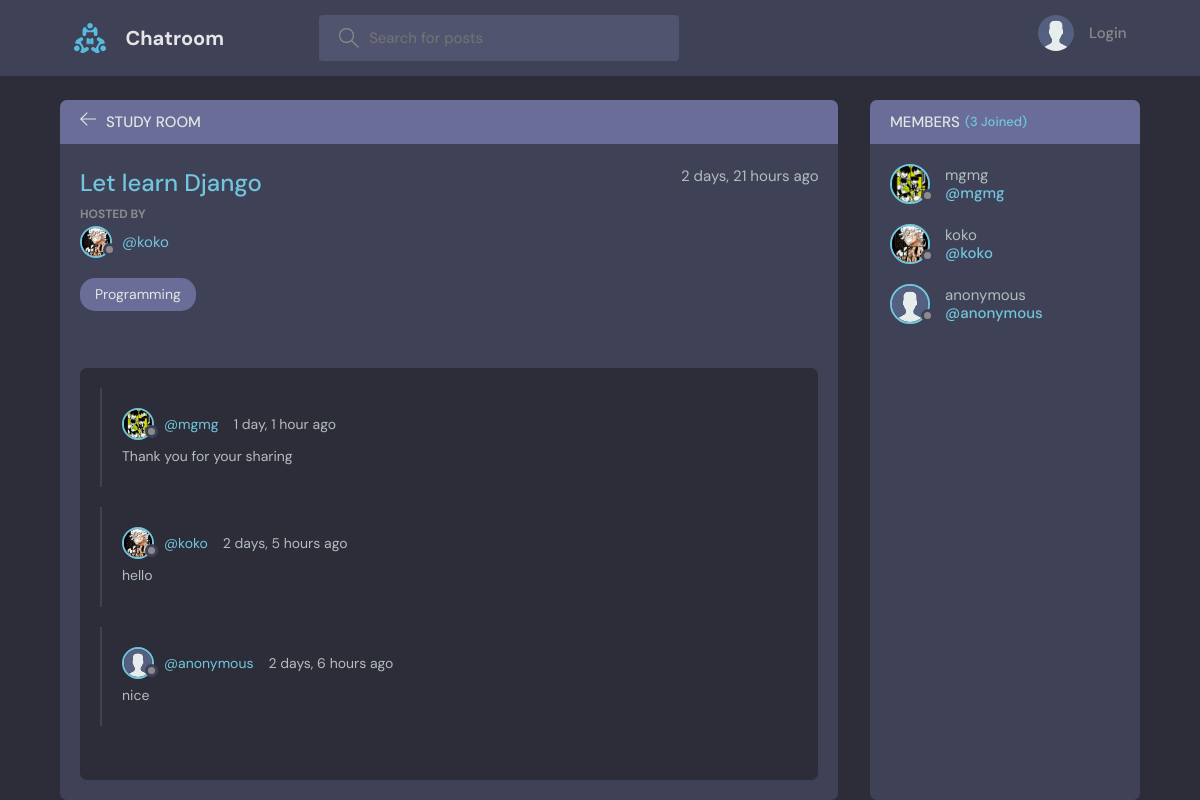
/room/1, run on the app's committed database.
### chatroom/models.py (models this page shows, shortened)
class Room(models.Model):
    host = models.ForeignKey(CustomUser, related_name='username', on_delete=models.SET_NULL, null=True)
    topic = models.ForeignKey(Topic, related_name='topicname',on_delete=models.SET_NULL, null=True)
    name = models.CharField(max_length=200)
    description = models.TextField(null=True, blank=True)
    members = models.ManyToManyField(settings.AUTH_USER_MODEL, related_name='members', blank=True)
    updated = models.DateTimeField(auto_now=True)
    created = models.DateTimeField(auto_now_add=True)
    class Meta:
        ordering = ['-updated', '-created']

class CustomUser(AbstractBaseUser, PermissionsMixin):
    email = models.EmailField(blank=True, default='', unique=True)
    name = models.CharField(max_length=250, blank=True,)
    user_bio = models.TextField(blank=True, null=True)
    user_profile = models.ImageField(upload_to="userprofile", null=True, default="userprofile/avatar.svg")
    is_active = models.BooleanField(default=True)
    is_superuser = models.BooleanField(default=True)
    is_staff = models.BooleanField(default=True)
    joined_date = models.DateTimeField(default=timezone.now)
    last_login = models.DateTimeField(blank=True, null=True)
    objects = CustomUserManager()
    USERNAME_FIELD = 'email'
    EMAIL_FIELD = 'email'
    REQUIRED_FIELDS = []
    class Meta:
        verbose_name = 'User'
        verbose_name_plural = 'Users'

class Topic(models.Model):
    name = models.CharField(max_length=300)
    def __str__(self) -> str:
        return self.name

class Message(models.Model):
    user = models.ForeignKey(CustomUser, related_name='usermessage', on_delete=models.CASCADE)
    room = models.ForeignKey(Room, related_name='roommessage', on_delete=models.CASCADE)
    comment = models.TextField()
    updated = models.DateTimeField(auto_now=True)
    created = models.DateTimeField(auto_now_add=True)
    class Meta:
        ordering = ['-updated', '-created']

### chatroom/views.py (the view, shortened to what this page needs)
# urls.py: path('room/<int:id>', views.RoomPage, name = 'room'),
def RoomPage(request,id):
    room = Room.objects.get(id=id)
    room_messages = room.roommessage.all()
    members = room.members.all()
    context = {
        'room' : room,
        'room_messages' : room_messages,
        'members' : members
    }
    return render(request, 'room.html', context)

### chatroom/templates/room.html (shortened to what this page needs)
{% extends 'main.html' %}
{% block content %}
    <main class="profile-page layout layout--2">
      <div class="container">
        <div class="room">
          <div class="room__top">
            <div class="room__topLeft">
              <a href="{%  url 'home'  %}">
                <svg version="1.1" xmlns="http://www.w3.org/2000/svg" width="32" height="32" viewBox="0 0 32 32">
                  <title>arrow-left</title>
                  <path
                    d="M13.723 2.286l-13.723 13.714 13.719 13.714 1.616-1.611-10.96-10.96h27.625v-2.286h-27.625l10.965-10.965-1.616-1.607z"
                  ></path>
                </svg>
              </a>
              <h3>Study Room</h3>
            </div>
          </div>
          <div class="room__box scroll">
            <div class="room__header scroll">
              <div class="room__info">
                <h3>{{ room.name }}</h3>
                <span>{{ room.created|timesince }} ago</span>
              </div>
              <div class="room__hosted">
                <p>Hosted By</p>
                <a href="{% url 'userprofile' room.host.id %}" class="room__author">
                  <div class="avatar avatar--small">
                    <img src="{{ room.host.user_profile.url }}" />
                  </div>
                  <span>
                  {% if room.host.name %}
                    @{{ room.host.name }}
                  {% else %}
                    @anonymous
                  {% endif %}
                  </span>
                </a>
              </div>
              <span class="room__topics">{{ room.topic }}</span>
            </div>
            <div class="room__conversation">
              <div class="threads scroll">
                {% for message in room_messages %}
                <div class="thread">
                  <div class="thread__top">
                    <div class="thread__author">
                      <a href="{% url 'userprofile' message.user.id %}" class="thread__authorInfo">
                        <div class="avatar avatar--small">
                          <img src="{{ message.user.user_profile.url }}" />
                        </div>
                        <span>
                          {% if message.user.name %}
                            @{{ message.user.name }}
                          {% else %}
                            @anonymous
                          {% endif %}
                        </span>
                      </a>
                      <span class="thread__date">{{ message.created|timesince }} ago</span>
                    </div>
                  </div>
                  <div class="thread__details">
                    {{ message.comment }}
                  </div>
                </div>
                {% endfor %}
              </div>
            </div>
          </div>
        </div>
        <div class="participants">
          <h3 class="participants__top">Members <span>({{ members.count }} Joined)</span></h3>
          <div class="participants__list scroll">
          {% for member in members %}
            <a href="{% url 'userprofile' member.id %}" class="participant">
              <div class="avatar avatar--medium">
                <img src="{{ member.user_profile.url }}" />
              </div>
              <p>
                {% if member.name %}
                  {{member.name}}
                  <span>@{{member.name}}</span>
                {% else %}
                  anonymous
                  <span>@anonymous</span>
                {% endif %}
              </p>
            </a>
          {% endfor %}
          </div>
        </div>
      </div>
    </main>
{% endblock %}

### data on the page
Room: name "Let learn Django", created "2 days, 21 hours", host.user_profile (picture), host.name "koko", topic "Programming"
Message: user.user_profile (picture), user.name "mgmg", created "1 day, 1 hour", comment "Thank you for your sharing"
Message: user.user_profile (picture), user.name "koko", created "2 days, 5 hours", comment "hello"
Message: user.user_profile (placeholder picture), shows "@anonymous", created "2 days, 6 hours", comment "nice"
CustomUser: user_profile (picture), name "mgmg"
CustomUser: user_profile (picture), name "koko"
CustomUser: user_profile (placeholder picture), name "anonymous"

### other printed values
{{ members.count }} "3"
